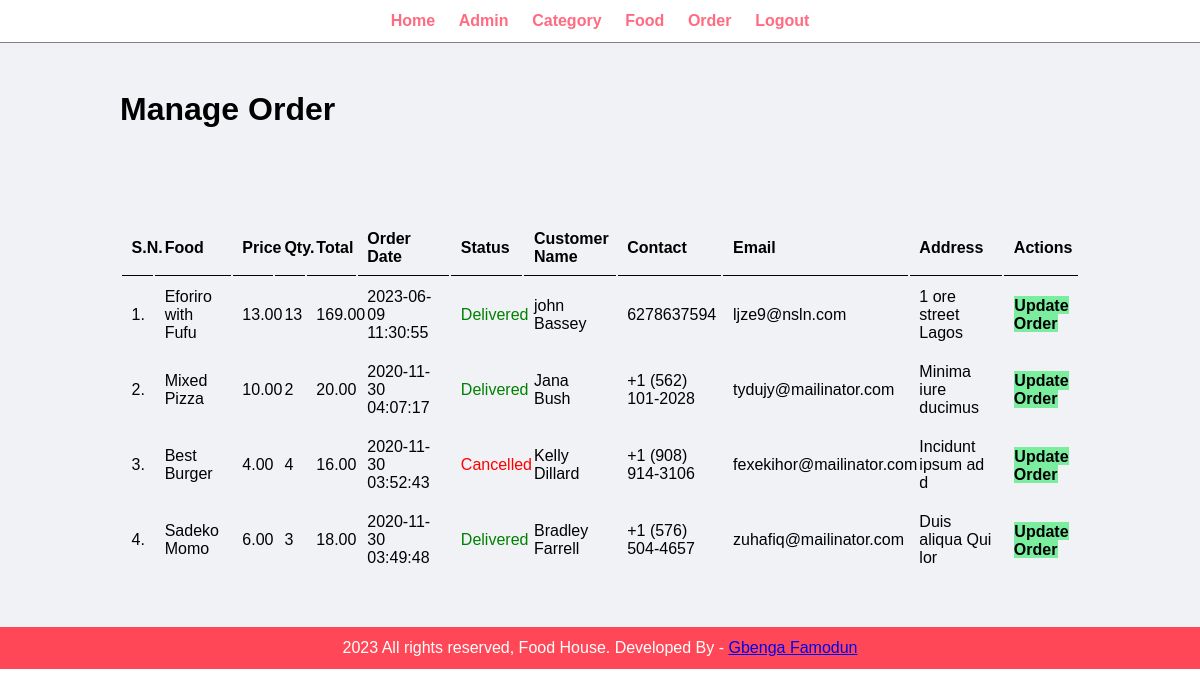
/admin/manage-order.php (signed in), run on the app's committed database.
### tables this page shows
CREATE TABLE `tbl_order` (
  `id` int(10) UNSIGNED NOT NULL,
  `food` varchar(150) NOT NULL,
  `price` decimal(10,2) NOT NULL,
  `qty` int(11) NOT NULL,
  `total` decimal(10,2) NOT NULL,
  `order_date` datetime NOT NULL,
  `status` varchar(50) NOT NULL,
  `customer_name` varchar(150) NOT NULL,
  `customer_contact` varchar(20) NOT NULL,
  `customer_email` varchar(150) NOT NULL,
  `customer_address` varchar(255) NOT NULL
);

### admin/manage-order.php (the view, shortened to what this page needs)
<?php include('partials/menu.php'); ?>
<div class="main-content">
    <div class="wrapper">
        <h1>Manage Order</h1>
                <br /><br /><br />
                <br><br>
                <table class="tbl-full">
                    <tr>
                        <th>S.N.</th>
                        <th>Food</th>
                        <th>Price</th>
                        <th>Qty.</th>
                        <th>Total</th>
                        <th>Order Date</th>
                        <th>Status</th>
                        <th>Customer Name</th>
                        <th>Contact</th>
                        <th>Email</th>
                        <th>Address</th>
                        <th>Actions</th>
                    </tr>
                    <?php
                        $sql = "SELECT * FROM tbl_order ORDER BY id DESC";
                        $res = mysqli_query($conn, $sql);
                        $count = mysqli_num_rows($res);
                        $sn = 1;
                        if($count>0)
                        {
                            while($row=mysqli_fetch_assoc($res))
                            {
                                $id = $row['id'];
                                $food = $row['food'];
                                $price = $row['price'];
                                $qty = $row['qty'];
                                $total = $row['total'];
                                $order_date = $row['order_date'];
                                $status = $row['status'];
                                $customer_name = $row['customer_name'];
                                $customer_contact = $row['customer_contact'];
                                $customer_email = $row['customer_email'];
                                $customer_address = $row['customer_address'];
                                ?>
                                    <tr>
                                        <td><?php echo $sn++; ?>. </td>
                                        <td><?php echo $food; ?></td>
                                        <td><?php echo $price; ?></td>
                                        <td><?php echo $qty; ?></td>
                                        <td><?php echo $total; ?></td>
                                        <td><?php echo $order_date; ?></td>
                                        <td>
                                            <?php
                                                if($status=="Ordered")
                                                {
                                                    echo "<label>$status</label>";
                                                }
                                                elseif($status=="On Delivery")
                                                {
                                                    echo "<label style='color: orange;'>$status</label>";
                                                }
                                                elseif($status=="Delivered")
                                                {
                                                    echo "<label style='color: green;'>$status</label>";
                                                }
                                                elseif($status=="Cancelled")
                                                {
                                                    echo "<label style='color: red;'>$status</label>";
                                                }
                                            ?>
                                        </td>
                                        <td><?php echo $customer_name; ?></td>
                                        <td><?php echo $customer_contact; ?></td>
                                        <td><?php echo $customer_email; ?></td>
                                        <td><?php echo $customer_address; ?></td>
                                        <td>
                                            <a href="<?php echo SITEURL; ?>admin/update-order.php?id=<?php echo $id; ?>" class="btn-secondary">Update Order</a>
                                        </td>
                                    </tr>
                                <?php
                            }
                        }
                        else
                        {
                            echo "<tr><td colspan='12' class='error'>Orders not Available</td></tr>";
                        }
                    ?>
                </table>
    </div>
</div>
<?php include('partials/footer.php'); ?>

### css/admin.css (style rules this page uses)
* { margin: 0; padding: 0; font-family: Arial, Helvetica, sans-serif; }
.wrapper { padding: 1%; width: 80%; margin: 0 auto; }
.tbl-full { width: 100%; }
table tr th { border-bottom: 1px solid black; padding: 1%; text-align: left; }
table tr td { padding: 1%; }
.btn-secondary { background-color: #7bed9f; padding: 1%; color: black; text-decoration: none; font-weight: bold; }
.main-content { background-color: #f1f2f6; padding: 3% 0; }

### data on the page
tbl_order: food "Eforiro with Fufu", price "13.00", qty "13", total "169.00", order_date "2023-06-09 11:30:55", status "Delivered", customer_name "john Bassey", customer_contact "6278637594", customer_email "ljze9@nsln.com", customer_address "1 ore street Lagos"
tbl_order: food "Mixed Pizza", price "10.00", qty "2", total "20.00", order_date "2020-11-30 04:07:17", status "Delivered", customer_name "Jana Bush", customer_contact "+1 (562) 101-2028", customer_email "tydujy@mailinator.com", customer_address "Minima iure ducimus"
tbl_order: food "Best Burger", price "4.00", qty "4", total "16.00", order_date "2020-11-30 03:52:43", status "Cancelled", customer_name "Kelly Dillard", customer_contact "+1 (908) 914-3106", customer_email "fexekihor@mailinator.com", customer_address "Incidunt ipsum ad d"
tbl_order: food "Sadeko Momo", price "6.00", qty "3", total "18.00", order_date "2020-11-30 03:49:48", status "Delivered", customer_name "Bradley Farrell", customer_contact "+1 (576) 504-4657", customer_email "zuhafiq@mailinator.com", customer_address "Duis aliqua Qui lor"
